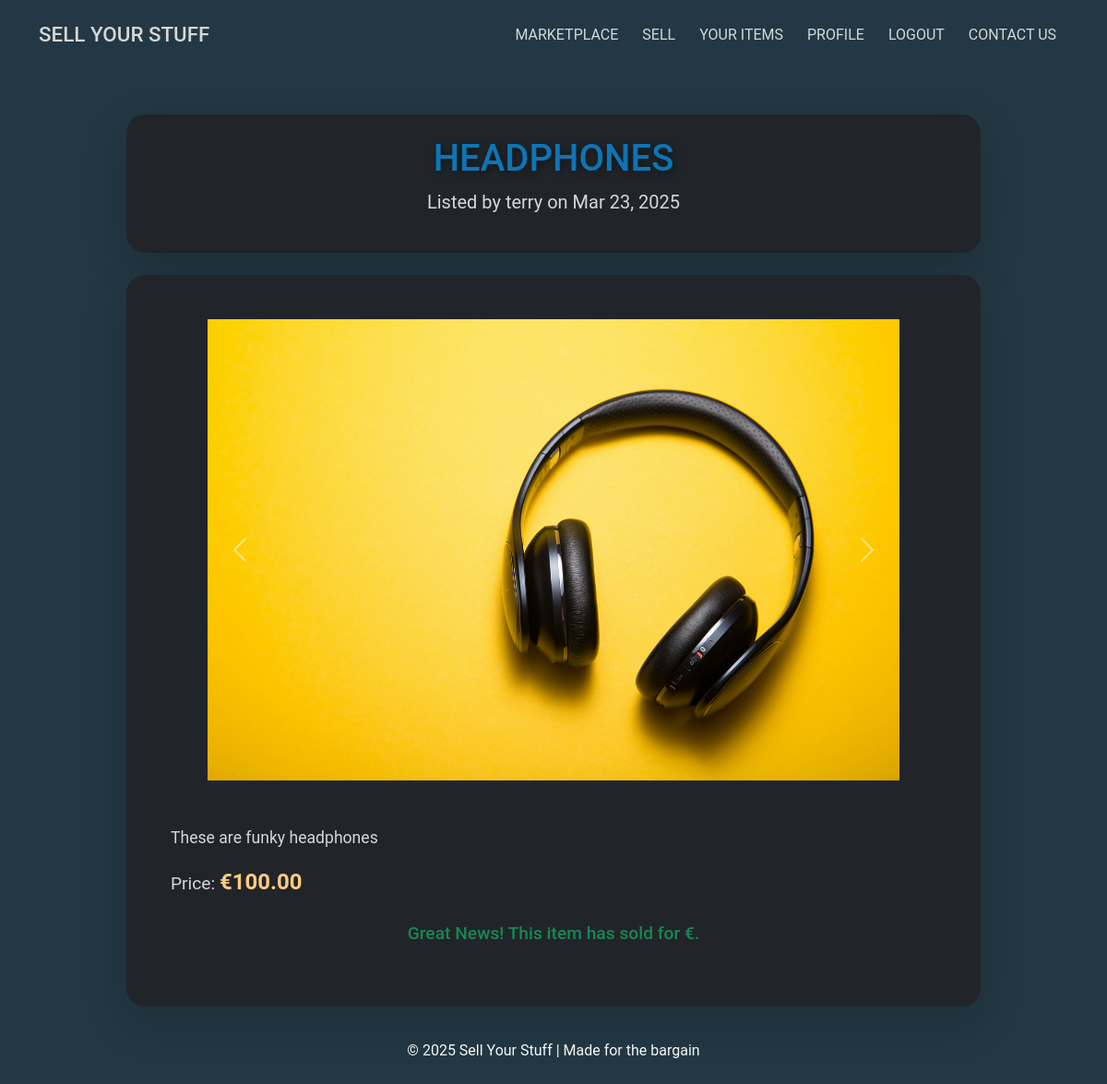
Screenshot of /sales/1/ (signed in) with the database file from the repository.
### sales/models.py (models this page shows, shortened)
class Sale(models.Model):
    STATUS_CHOICES = [
        ("available", "Available"),
        ("sold", "Sold"),
        ("pending", "Pending"),  # Pending approval by seller
    ]
    user = models.ForeignKey(User, on_delete=models.CASCADE)  # Seller
    title = models.CharField(max_length=200)
    description = models.TextField()
    price = models.DecimalField(max_digits=10, decimal_places=2)
    main_image = models.ImageField(
        upload_to="product_images/", blank=True, null=True
    )  # Main image
    image_1 = models.ImageField(upload_to="product_images/", blank=True, null=True)
    image_2 = models.ImageField(upload_to="product_images/", blank=True, null=True)
    image_3 = models.ImageField(upload_to="product_images/", blank=True, null=True)
    video = models.FileField(
        upload_to="product_videos/", blank=True, null=True
    )  # Video upload field
    status = models.CharField(
        max_length=20,
        choices=[("available", "Available"), ("pending", "Pending"), ("sold", "Sold")],
        default="available",
    )
    created_at = models.DateTimeField(auto_now_add=True)
    updated_at = models.DateTimeField(auto_now=True)  # Updates on save

### sales/views.py (the view)
# urls.py: path("<int:sale_id>/", views.sale_detail, name="sale_detail"),
def sale_detail(request, sale_id):
    sale = get_object_or_404(Sale, id=sale_id)
    purchase = None
    highest_offer = (
        Offer.objects.filter(sale=sale, status="pending").order_by("-amount").first()
    )
    accepted_offer = None
    if sale.status == "sold" and request.user.is_authenticated:
        purchase = Purchase.objects.filter(sale=sale, buyer=request.user).first()
        accepted_offer = Offer.objects.filter(
            sale=sale, status__in=["accepted", "paid"]
        ).first()
    return render(
        request,
        "sales/sale_detail.html",
        {
            "sale": sale,
            "purchase": purchase,
            "highest_offer": highest_offer,
            "offer": accepted_offer,  # To pass the accepted offer to the template
        },
    )

### sell_ur_stuff_site/context_processors.py (called while the page is built)
def unread_notifications(request):
    if request.user.is_authenticated:
        unread_count = Notification.objects.filter(
            user=request.user, is_read=False
        ).count()
    else:
        unread_count = 0
    return {"unread_notifications": unread_count}

### sales/templates/sales/sale_detail.html (shortened to what this page needs)
{% extends "base.html" %}
{% load static %}
{% block content %}
<div class="container mt-5 sale-detail-container">
    <div class="row justify-content-center mb-4 animate__animated animate__fadeIn">
        <div class="col-lg-10">
            <div class="card bg-dark text-light shadow-lg border-0">
                <div class="card-body text-center p-4">
                    <h1 class="sale-detail-title">{{ sale.title }}</h1>
                    <p class="lead lead-secondary">Listed by {{ sale.user.username }} on {{ sale.created_at|date:"M d, Y" }}</p>
                </div>
            </div>
        </div>
    </div>
    <div class="row justify-content-center">
        <div class="col-lg-10">
            <div class="card bg-dark text-light shadow-lg border-0 animate__animated animate__fadeInUp">
                <div class="card-body p-5">
                    {% if sale.main_image or sale.image_1 or sale.image_2 or sale.image_3 %}
                        <div id="saleCarousel" class="carousel slide mb-5 carousel-custom" data-bs-ride="carousel">
                            <div class="carousel-inner">
                                {% if sale.main_image %}
                                    <div class="carousel-item active">
                                        <img src="{{ sale.main_image.url }}" alt="{{ sale.title }}" class="d-block w-100 sale-image-listing" height="" width="">
                                    </div>
                                {% endif %}
                            </div>
                            <button class="carousel-control-prev" type="button" data-bs-target="#saleCarousel" data-bs-slide="prev">
                                <span class="carousel-control-prev-icon carousel-control-custom" aria-hidden="true"></span>
                            </button>
                            <button class="carousel-control-next" type="button" data-bs-target="#saleCarousel" data-bs-slide="next">
                                <span class="carousel-control-next-icon carousel-control-custom" aria-hidden="true"></span>
                            </button>
                        </div>
                    {% endif %}
                    <div class="sale-details">
                        <p class="sale-description">{{ sale.description }}</p>
                        <p class="sale-price">Price: <span class="price-highlight">€{{ sale.price }}</span></p>
                    </div>
                    <div class="sale-actions mt-4 text-center">
                        {% if user == sale.user and sale.status == "available" %}
                            <a href="{% url 'sale_update' sale.id %}" class="btn btn-custom btn-warning-custom me-2">Edit Listing</a>
                            <form method="post" action="{% url 'sale_delete' sale.id %}" class="inline-form">
                                {% csrf_token %}
                                <button type="submit" class="btn btn-custom btn-danger-custom">Delete Listing</button>
                            </form>
                        {% elif sale.status == "available" %}
                            <a href="{% url 'buy_product' sale.id %}" class="btn btn-custom btn-success-custom me-2">Buy Now</a>
                            <a href="{% url 'make_offer' sale.id %}" class="btn btn-custom btn-warning-custom">Make Offer</a>
                        {% else %}
                            {% if purchase %}
                                <p class="status-message text-success">Congrats on your purchase!</p>
                            {% elif user == sale.user %}
                                <p class="status-message text-success">Great News! This item has sold for €{{ offer.amount }}.</p>
                            {% else %}
                                <p class="status-message text-muted">This item has been sold.</p>
                            {% endif %}
                        {% endif %}
                    </div>
                </div>
            </div>
        </div>
    </div>
</div>
{% endblock content %}

### static/css/styles.css (style rules this page uses)
:root { --main-bg-color: #233844; --main-bg-shadow: #233844b7; --secondary-bg-color: #3e4f5e5c; --main-font-color: #0d75b5; --secondary-font-color: #d5d7d8; --hover-color: #ffcc81; --shadow-color: rgba(0, 0, 0, 0.5); --dark-bg-color: #1a2b34; --border-radius-standard: 10px; --border-radius-rounded: 25px; --transition-standard: all 0.3s ease; }
* { margin: 0; padding: 0; box-sizing: border-box; }
body { font-family: 'Roboto', sans-serif; background-color: var(--main-bg-color); color: var(--secondary-font-color); }
h1, h2, h5 { text-transform: uppercase; }
.lead { font-weight: 400; }
.card { border: 1px solid #333; color: var(--secondary-font-color); border-radius: 20px; }
.lead-secondary { color: var(--secondary-font-color); }
.sale-detail-container { background-color: var(--main-bg-color); min-height: 100vh; }
.sale-detail-title { color: var(--main-font-color); font-size: 2.5rem; text-shadow: 2px 2px 8px var(--shadow-color); transition: color 0.3s ease; }
.sale-details { margin-top: 20px; }
.sale-description { color: var(--secondary-font-color); font-size: 1.1rem; line-height: 1.6; }
.sale-price { color: var(--secondary-font-color); font-size: 1.2rem; }
.price-highlight { color: var(--hover-color); font-weight: 700; font-size: 1.5rem; }
.carousel-custom { max-width: 800px; margin: 0 auto; overflow: hidden; }
.sale-image-listing { height: 500px; width: 100%; object-fit: contain; }
.carousel-control-custom { filter: brightness(0) invert(1); transition: opacity 0.3s ease; }
.status-message { font-size: 1.2rem; font-weight: 500; margin-top: 20px; }

### rows the page displays
Sale: title "HEADPHONES", user.username "terry", created_at "Mar 23, 2025", main_image (picture), description "These are funky headphones", price "100.00"
